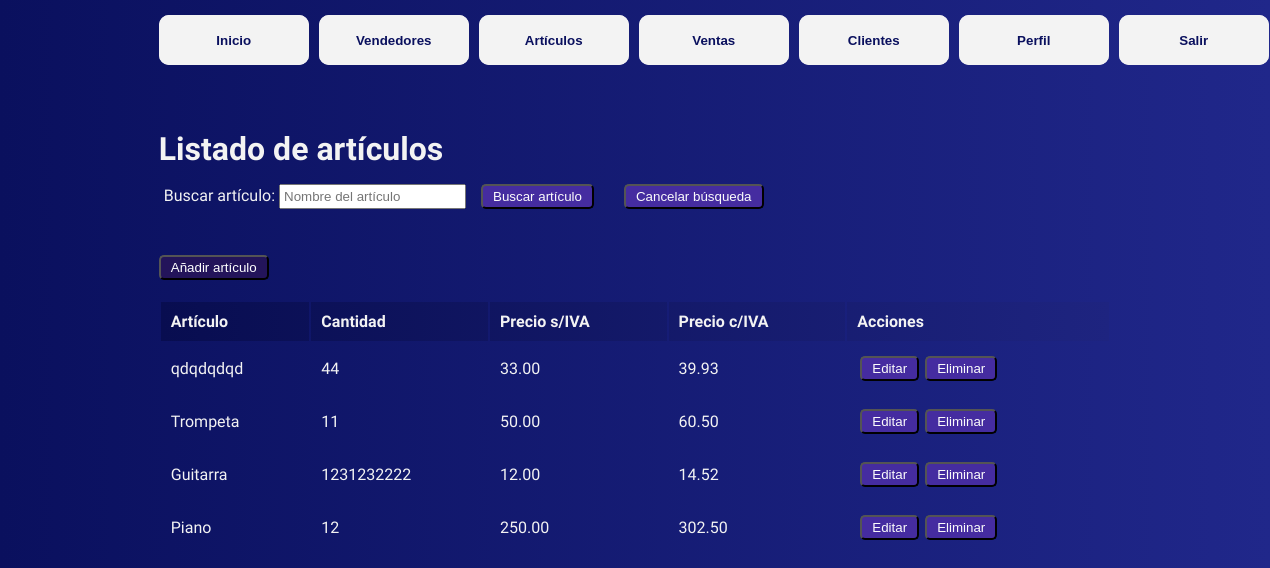
The app's page /articulos/ (signed in) with its own data.
### gestordeventas/models.py (models this page shows, shortened)
class Articulos(models.Model):
    articulo = models.CharField(max_length=20)
    cantidad = models.IntegerField()
    precio_s_iva = models.DecimalField(max_digits=10, decimal_places=2, null=False, default=0)
    precio_c_iva = models.DecimalField(max_digits=10, decimal_places=2, null=True)

### gestordeventas/views.py (the view)
# urls.py: path('articulos/', views.articulos, name='articulos'),
@login_required
def articulos(request):
    title = "Listado de artículos"
    form = BuscarArticulo(request.GET or None)
    articulos = Articulos.objects.all().order_by('-id')
    if form.is_valid():
        articulo_nombre = form.cleaned_data.get('nombre_articulo')
        if articulo_nombre:
            articulos = articulos.filter(articulo__icontains=articulo_nombre)
    return render(request, 'articulos/articulos.html', {
        'articulos': articulos,
        'form': form,
        'title': title
    })

### gestordeventas/forms.py
class BuscarArticulo(forms.Form):
    nombre_articulo = forms.CharField(label='Buscar artículo', max_length=100, required=False, widget=forms.TextInput(attrs={'class': 'campo-busqueda', 'placeholder': 'Nombre del artículo'}))

### gestordeventas/templates/articulos/articulos.html (shortened to what this page needs)
{% extends 'layouts/base.html' %}
{% load custom_filters %}
{% load static %}
{% block content %}
<div class="container fade-in">
    <h1>{{title}}</h1>
<div class="buscador">
    <form method="GET" action="">
        {{ form }}
        <button type="submit" class="boton-buscar">Buscar artículo</button>
        <button type="button" onclick="window.location.href='{% url 'articulos' %}'" class="boton-cancelar-busqueda">Cancelar búsqueda</button>
    </form>
</div>
<button type="button" onclick="window.location.href='{% url 'nuevo_articulo' %}'" class="boton-anadir">Añadir artículo</button>
<table class="tabla-detalles">
    <thead>
        <tr>
            <th>Artículo</th>
            <th>Cantidad</th>
            <th>Precio s/IVA</th>
            <th>Precio c/IVA</th>
            <th>Acciones</th>
        </tr>
    </thead>
    <tbody>
        {% for articulo in articulos %}
        <tr>
            <td>{{ articulo.articulo }}</td>
            <td>{{ articulo.cantidad }}</td>
            <td>{{ articulo.precio_s_iva|floatformat:2 }}</td>
            <td>{{ articulo.precio_c_iva|floatformat:2 }}</td>
            <td id="acciones">
                <form method="POST" action="{% url 'editar_articulo' articulo.id %}">
                    <button   button type="submit" name="editar" value="true" class="eliminar-editar"> Editar</button>
                </form>
                <form method="POST" action="{% url 'eliminar_articulo' articulo.id %}">
                    <button type="submit" name="eliminar" value="true" class="eliminar-editar" onclick="return confirm('¿Estás seguro que deseas eliminar?')"> Eliminar</button>
                </form>
            </td>
        </tr>
        {% endfor %}
    </tbody>
</table>
</div>
{% endblock %}

### gestordeventas/static/styles/main.css (style rules this page uses)
:root { --color-fondo-primario: #0a105e; --color-fondo-secundario: #20278a; --color-blanco: #f3f3f3; --botones-hover: #301b7a; --btns-tablas: #452ca0; --btn-anadir: #23145a; }
* { margin: 0; padding: 0; }
body { flex-direction: column; align-items: center; margin: auto; background: linear-gradient(to right, var(--color-fondo-primario), var(--color-fondo-secundario)); font-family: "Sarabun", sans-serif; color: var(--color-blanco); height: 100vh; width: 75vw; }
.fade-in { opacity: 0; animation: fadeIn 1.5s forwards; }
.container { margin-top: 50px; display: flex; flex-direction: column; height: 100%; width: 100%; }
.buscador { display: flex; margin: 10px 0; }
.buscador > form { display: flex; width: 100%; flex-direction: row; align-items: center; padding: 5px; }
.campo-busqueda { padding: 3px; }
.buscador .boton-buscar { justify-content: start; margin: 1px 15px; padding: 3px 10px; border-radius: 5px; align-self:flex-end; color: rgb(252, 252, 252); background-color: var(--btns-tablas); cursor: pointer; }
.buscador .boton-cancelar-busqueda { justify-content: start; margin: 1px 15px; padding: 3px 10px; border-radius: 5px; align-self:flex-end; color: rgb(252, 252, 252); background-color: var(--btns-tablas); cursor: pointer; }
.tabla-detalles { margin-top: 20px; width: 100%; }
.tabla-detalles th, .tabla-detalles td { padding: 10px; text-align: left; }
.tabla-detalles thead { background: linear-gradient(to right, #080d50, #1e2480); }
.eliminar-editar { margin: 3px; padding: 3px 10px; border-radius: 5px; align-self:flex-end; color: rgb(252, 252, 252); background-color: var(--btns-tablas); cursor: pointer; }
.boton-anadir { padding: 3px 10px; margin-top: 30px; border-radius: 5px; align-self:flex-start; color: rgb(255, 255, 255); background-color: var(--btn-anadir); cursor: pointer; }
#acciones { width: 100%; display: flex; flex-direction: row; align-items: start; }

### records on screen
Articulos: articulo "qdqdqdqd", cantidad "44", precio_s_iva "33.00", precio_c_iva "39.93"
Articulos: articulo "Trompeta", cantidad "11", precio_s_iva "50.00", precio_c_iva "60.50"
Articulos: articulo "Guitarra", cantidad "1231232222", precio_s_iva "12.00", precio_c_iva "14.52"
Articulos: articulo "Piano", cantidad "12", precio_s_iva "250.00", precio_c_iva "302.50"

### other values on screen
{{ title }} "Listado de artículos"
